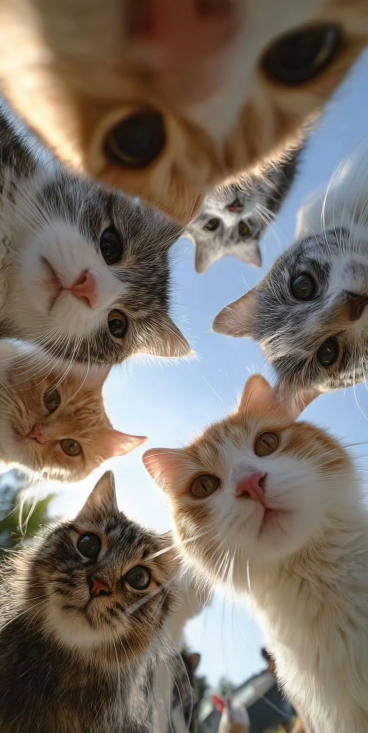
#> input picture wadah.png, 736 x 1465 px (shown at 1/2 size)
$ python encode.py
#> lines starting #> are read from the running program, lines starting #| are printed output that depends on the picture
from PIL import Image

def encode_image(cover_path, secret_path, output_path):
#> called with cover_path = 'wadah.png', secret_path = 'data secret.png', output_path = 'output secret.png'
    cover = Image.open(cover_path).convert("RGB")
#> cover is the input picture: PIL image 736x1465 RGB; mean R, G, B 123.6, 112.9, 102.8
    secret = Image.open(secret_path).convert("RGB")
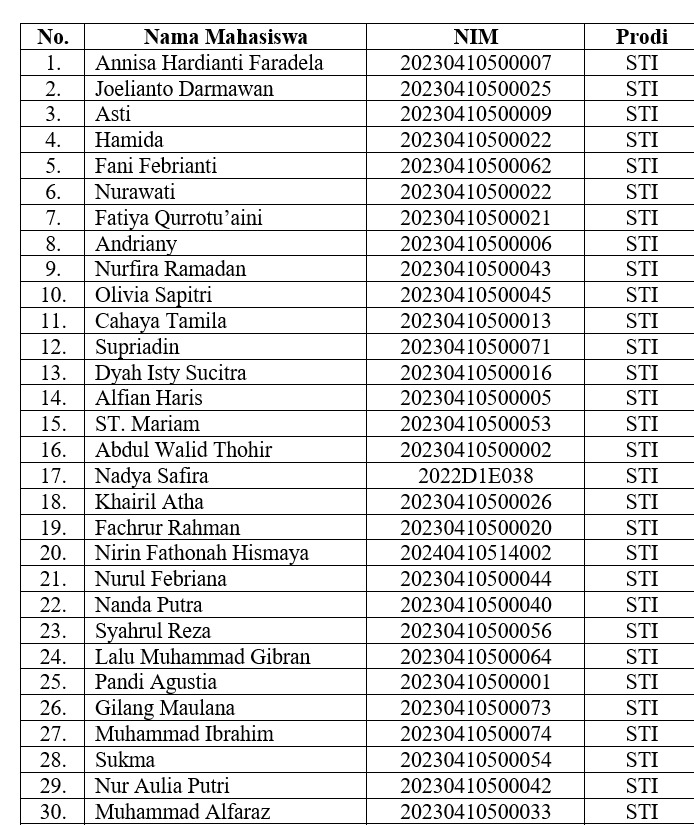
#> input picture data secret.png, 694 x 825 px

    cover_pixels = cover.load()
    secret_pixels = secret.load()

    width, height = cover.size
#> width = 736; height = 1465
    secret = secret.resize((width, height))
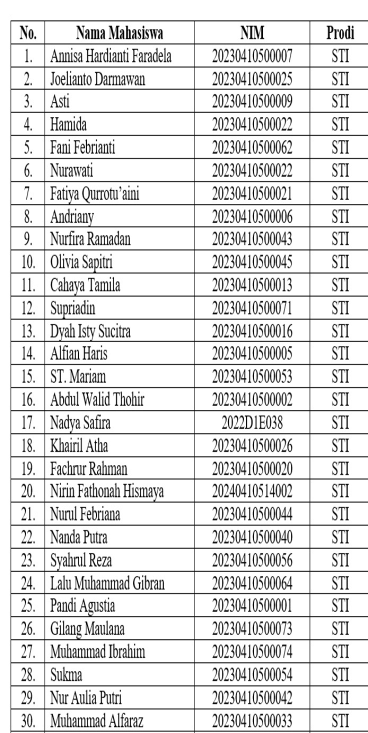
#> secret: PIL image 736x1465 RGB (shown at 1/2 size); min 0, max 255, mean 222.5
    secret_pixels = secret.load()

    for x in range(width):
        for y in range(height):
            r1, g1, b1 = cover_pixels[x, y]
            r2, g2, b2 = secret_pixels[x, y]

            r = (r1 & ~1) | (r2 >> 7)
            g = (g1 & ~1) | (g2 >> 7)
            b = (b1 & ~1) | (b2 >> 7)

            cover_pixels[x, y] = (r, g, b)

    cover.save(output_path)
    print("Gambar berhasil disembunyikan!")

encode_image("wadah.png", "data secret.png", "output secret.png")
